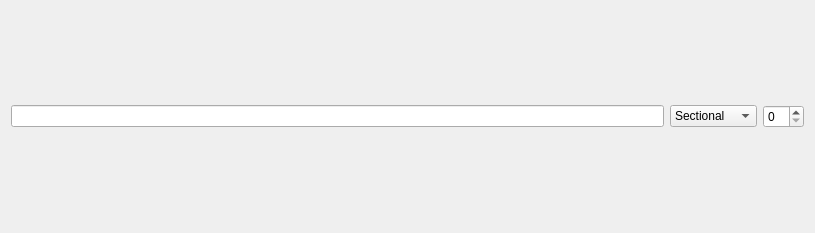
<?xml version="1.0" encoding="UTF-8"?>
<ui version="4.0">
 <class>vieAbilityWidget</class>
 <widget class="QWidget" name="vieAbilityWidget">
  <property name="geometry">
   <rect>
    <x>0</x>
    <y>0</y>
    <width>815</width>
    <height>233</height>
   </rect>
  </property>
  <property name="windowTitle">
   <string>vieAbilityWidget</string>
  </property>
  <layout class="QHBoxLayout" name="horizontalLayout">
   <item>
    <widget class="QLineEdit" name="lineEdit"/>
   </item>
   <item>
    <widget class="QComboBox" name="comboBox_2">
     <item>
      <property name="text">
       <string>Sectional</string>
      </property>
     </item>
     <item>
      <property name="text">
       <string>Daily</string>
      </property>
     </item>
     <item>
      <property name="text">
       <string>Per Event</string>
      </property>
     </item>
     <item>
      <property name="text">
       <string>Once Ever</string>
      </property>
     </item>
    </widget>
   </item>
   <item>
    <widget class="QSpinBox" name="spinBox"/>
   </item>
  </layout>
 </widget>
 <layoutdefault spacing="6" margin="11"/>
 <resources/>
 <connections>
  <connection>
   <sender>lineEdit</sender>
   <signal>textChanged(QString)</signal>
   <receiver>vieAbilityWidget</receiver>
   <slot>onActionNameChanged(QString)</slot>
   <hints>
    <hint type="sourcelabel">
     <x>116</x>
     <y>106</y>
    </hint>
    <hint type="destinationlabel">
     <x>115</x>
     <y>50</y>
    </hint>
   </hints>
  </connection>
  <connection>
   <sender>comboBox_2</sender>
   <signal>currentIndexChanged(QString)</signal>
   <receiver>vieAbilityWidget</receiver>
   <slot>onActionFrequency(QString)</slot>
   <hints>
    <hint type="sourcelabel">
     <x>723</x>
     <y>106</y>
    </hint>
    <hint type="destinationlabel">
     <x>667</x>
     <y>47</y>
    </hint>
   </hints>
  </connection>
  <connection>
   <sender>spinBox</sender>
   <signal>valueChanged(int)</signal>
   <receiver>vieAbilityWidget</receiver>
   <slot>onActionChargesChanged(int)</slot>
   <hints>
    <hint type="sourcelabel">
     <x>773</x>
     <y>106</y>
    </hint>
    <hint type="destinationlabel">
     <x>757</x>
     <y>35</y>
    </hint>
   </hints>
  </connection>
 </connections>
 <slots>
  <slot>onActionNameChanged(QString)</slot>
  <slot>onActionFrequency(QString)</slot>
  <slot>onActionChargesChanged(int)</slot>
 </slots>
</ui>
